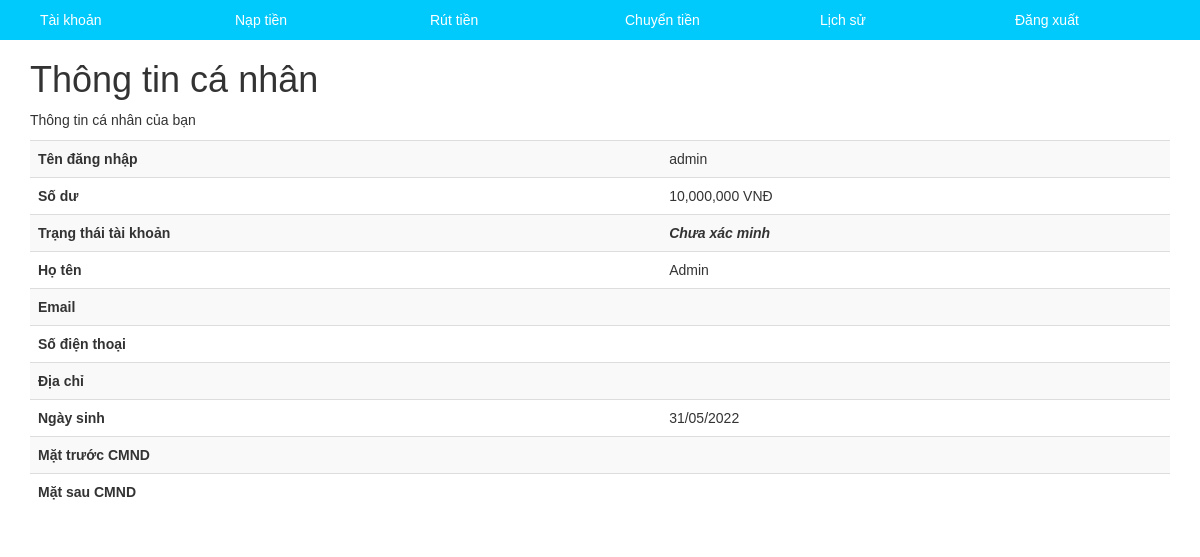
The app's page /information.php (signed in), older data.
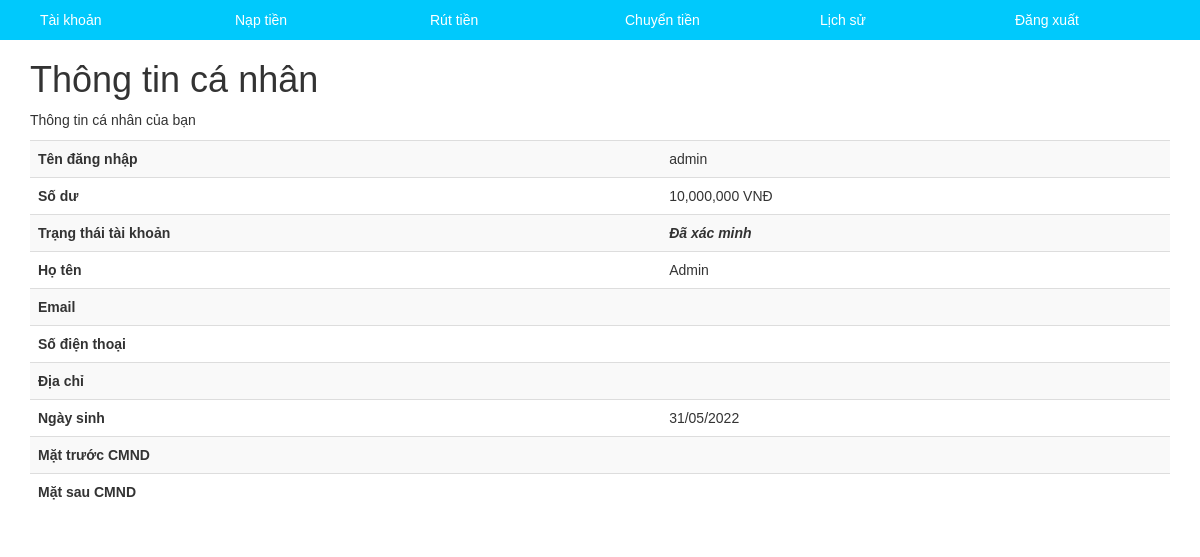
The same page, newer data.
### tables this page shows
CREATE TABLE `account` (
  `id` int(11) NOT NULL,
  `user` varchar(10) DEFAULT NULL,
  `pass` varchar(255) DEFAULT NULL,
  `name` varchar(255) NOT NULL DEFAULT '',
  `email` varchar(255) DEFAULT NULL,
  `phone` varchar(13) DEFAULT NULL,
  `birth` date DEFAULT NULL,
  `address` varchar(255) DEFAULT '',
  `face` varchar(255) DEFAULT '',
  `back` varchar(255) DEFAULT '',
  `money` int(11) DEFAULT 10000000,
  `confirm` int(11) DEFAULT 0 COMMENT '0-Chưa xác nhận\r\n1-Đã xác nhận\r\n2-Đã hủy\r\n3-Yc CMND',
  `role_id` int(11) DEFAULT 2,
  `change_pass` int(1) DEFAULT 0 COMMENT '0: Chưa thay pass, 1: Đã thay pass',
  `otp` int(6) DEFAULT NULL,
  `otp_created` timestamp NULL DEFAULT NULL
);

### BE.php (called while the page is built, shortened)
<?php
    require_once 'database.php';
    function isLoggedIn() {
        return isset($_SESSION['User_ID']);
    }
    function getUserInfo() {
        global $conn;
        $user_id = $_SESSION['User_ID'];
        $sql = "SELECT * FROM account WHERE id = '$user_id'";
        $result = mysqli_query($conn, $sql);
        $row = mysqli_fetch_assoc($result);
        return $row;
    }
    function formatDate($date) {
        $date = date_create($date);
        return date_format($date, 'd/m/Y');
    }
    function getStatus($status) {
        if ($status == 0) {
            return "Chưa xác minh";
        } else if ($status == 1) {
            return "Đã xác minh";
        } else if ($status == 3) {
            return "Chờ cập nhật";
        }
    }
?>

### information.php (the view, shortened to what this page needs)
<?php
    require_once 'BE.php';
    $user_info = getUserInfo();
    require_once '_header.php';
?>
    <div class="thong-tin-ca-nhan">
        <div class="container">
            <div class="row">
                <div class="col-md-12">
                    <div class="thong-tin-ca-nhan-content">
                        <h1>Thông tin cá nhân</h1>
                        <p>Thông tin cá nhân của bạn</p>
                    </div>
                </div>
            </div>
            <div class="row">
                <div class="col-md-12">
                    <div class="thong-tin-ca-nhan-table">
                        <table class="table table-striped">
                            <tr>
                                <th>Tên đăng nhập</th>
                                <td><?php echo $user_info['user']; ?></td>
                            </tr>
                            <tr>
                                <th>Số dư</th>
                                <td><?php echo number_format($user_info['money']) ?> VNĐ</td>
                            </tr>
                            <tr>
                                <th>Trạng thái tài khoản</th>
                                <td><i><b><?php echo getStatus($user_info['confirm']); ?></b></i></td>
                            </tr>
                            <tr>
                                <th>Họ tên</th>
                                <td><?php echo $user_info['name']; ?></td>
                            </tr>
                            <tr>
                                <th>Email</th>
                                <td><?php echo $user_info['email']; ?></td>
                            </tr>
                            <tr>
                                <th>Số điện thoại</th>
                                <td><?php echo $user_info['phone']; ?></td>
                            </tr>
                            <tr>
                                <th>Địa chỉ</th>
                                <td><?php echo $user_info['address']; ?></td>
                            </tr>
                            <tr>
                                <th>Ngày sinh</th>
                                <td><?php echo formatDate($user_info['birth']); ?></td>
                            </tr>
                            <tr>
                                <th>Mặt trước CMND</th>
                                <td><img src="./img/upload/<?php echo $user_info['face']; ?>" alt="" class="img-cccd"></td>
                            </tr>
                            <tr>
                                <th>Mặt sau CMND</th>
                                <td><img src="./img/upload/<?php echo $user_info['back']; ?>" alt=""  class="img-cccd"></td>
                            </tr>
                        </table>
                    </div>
                </div>
            </div>
        </div>
    </div>
</body>
</html>

### _header.php (shortened to what this page needs)
<!DOCTYPE html>
<html lang="en">
<head>
    <link rel="stylesheet" href="https://maxcdn.bootstrapcdn.com/bootstrap/3.3.7/css/bootstrap.min.css">
    <link rel="stylesheet" href="https://maxcdn.bootstrapcdn.com/font-awesome/4.7.0/css/font-awesome.min.css">
    <link rel="stylesheet" href="./style.css">
</head>
<body>
    <header class="header-page">
        <div class="menu-header">
            <div class="container">
                <div class="row">
                    <div class="col-md-2">
                        <a href="./information.php">Tài khoản</a>
                    </div>
                    <div class="col-md-2">
                        <a href="./recharge.php">Nạp tiền</a>
                    </div>
                    <div class="col-md-2">
                        <a href="#">Rút tiền</a>
                    </div>
                    <div class="col-md-2">
                        <a href="#">Chuyển tiền</a>
                    </div>
                    <div class="col-md-2">
                        <a href="#">Lịch sử</a>
                    </div>
                    <div class="col-md-2">
                        <a href="./logout.php">Đăng xuất</a>
                    </div>
                </div>
            </div>
        </div>
    </header>

### style.css (style rules this page uses)
* { margin: 0; padding: 0; box-sizing: border-box; font-family: Arial, Helvetica, sans-serif; }
header.header-page > .menu-header { background-color: #00c9fc; }
header.header-page > .menu-header > .container > .row a { color: #fff; text-decoration: none; padding: 10px; display: inline-block; }

Row changes from the older to the newer data that the page shows:
changed account "admin": confirm "Chưa xác minh" → "Đã xác minh"
